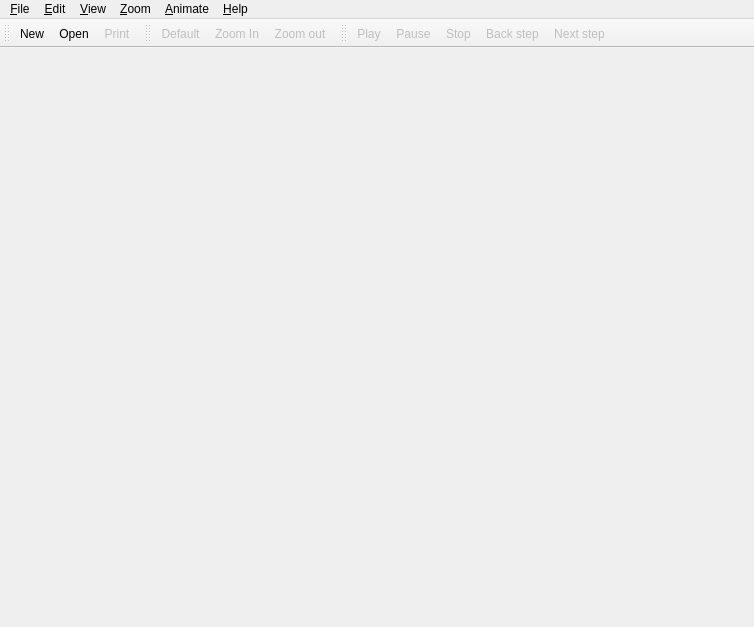
<?xml version="1.0" encoding="UTF-8"?>
<ui version="4.0">
 <class>HyperArt</class>
 <widget class="QMainWindow" name="HyperArt">
  <property name="geometry">
   <rect>
    <x>0</x>
    <y>0</y>
    <width>754</width>
    <height>627</height>
   </rect>
  </property>
  <property name="windowTitle">
   <string>HyperArt</string>
  </property>
  <widget class="QWidget" name="widget"/>
  <widget class="QToolBar" name="Toolbar">
   <property name="label" stdset="0">
    <string>File Tools</string>
   </property>
   <attribute name="toolBarArea">
    <enum>TopToolBarArea</enum>
   </attribute>
   <attribute name="toolBarBreak">
    <bool>false</bool>
   </attribute>
   <addaction name="fileNewAction"/>
   <addaction name="fileOpenAction"/>
   <addaction name="filePrintAction"/>
  </widget>
  <widget class="QToolBar" name="ZoomToolbar">
   <property name="label" stdset="0">
    <string>Zoom Tools</string>
   </property>
   <attribute name="toolBarArea">
    <enum>TopToolBarArea</enum>
   </attribute>
   <attribute name="toolBarBreak">
    <bool>false</bool>
   </attribute>
   <addaction name="zoomDefaultAction"/>
   <addaction name="zoomZoom_InAction"/>
   <addaction name="zoomZoom_outAction"/>
  </widget>
  <widget class="QToolBar" name="AnimateToolbar">
   <property name="label" stdset="0">
    <string>Animation Tools</string>
   </property>
   <attribute name="toolBarArea">
    <enum>TopToolBarArea</enum>
   </attribute>
   <attribute name="toolBarBreak">
    <bool>false</bool>
   </attribute>
   <addaction name="animatePlayAction"/>
   <addaction name="animatePauseAction"/>
   <addaction name="animateStopAction"/>
   <addaction name="animatePrevAction"/>
   <addaction name="animateNextAction"/>
  </widget>
  <widget class="QMenuBar" name="menubar">
   <property name="geometry">
    <rect>
     <x>0</x>
     <y>0</y>
     <width>754</width>
     <height>27</height>
    </rect>
   </property>
   <widget class="QMenu" name="fileMenu">
    <property name="title">
     <string>&amp;File</string>
    </property>
    <addaction name="fileNewAction"/>
    <addaction name="fileOpenAction"/>
    <addaction name="fileSaveAction"/>
    <addaction name="fileSaveAsAction"/>
    <addaction name="separator"/>
    <addaction name="filePrintAction"/>
    <addaction name="separator"/>
    <addaction name="fileExitAction"/>
   </widget>
   <widget class="QMenu" name="Edit">
    <property name="title">
     <string>&amp;Edit</string>
    </property>
    <widget class="QMenu" name="popupMenu_10">
     <property name="title">
      <string>&amp;Preferences</string>
     </property>
     <addaction name="editPreferencesNumber_of_LayersAction"/>
    </widget>
    <addaction name="separator"/>
    <addaction name="editPreferencesAction"/>
    <addaction name="popupMenu_10"/>
    <addaction name="separator"/>
    <addaction name="editUndoAction"/>
    <addaction name="editRedoAction"/>
    <addaction name="separator"/>
    <addaction name="editCutAction"/>
    <addaction name="editCopyAction"/>
    <addaction name="editPasteAction"/>
    <addaction name="separator"/>
    <addaction name="editFindAction"/>
    <addaction name="separator"/>
   </widget>
   <widget class="QMenu" name="View">
    <property name="title">
     <string>&amp;View</string>
    </property>
    <addaction name="viewToggle_FrameAction"/>
   </widget>
   <widget class="QMenu" name="Zoom">
    <property name="title">
     <string>&amp;Zoom</string>
    </property>
    <addaction name="zoomZoom_InAction"/>
    <addaction name="zoomZoom_outAction"/>
    <addaction name="zoomDefaultAction"/>
   </widget>
   <widget class="QMenu" name="Animate">
    <property name="title">
     <string>&amp;Animate</string>
    </property>
    <addaction name="animatePlayAction"/>
    <addaction name="animatePauseAction"/>
    <addaction name="animateStopAction"/>
    <addaction name="animatePrevAction"/>
    <addaction name="animateNextAction"/>
   </widget>
   <widget class="QMenu" name="helpMenu">
    <property name="title">
     <string>&amp;Help</string>
    </property>
    <addaction name="helpContentsAction"/>
    <addaction name="helpIndexAction"/>
    <addaction name="separator"/>
    <addaction name="helpAboutAction"/>
   </widget>
   <addaction name="fileMenu"/>
   <addaction name="Edit"/>
   <addaction name="View"/>
   <addaction name="Zoom"/>
   <addaction name="Animate"/>
   <addaction name="helpMenu"/>
  </widget>
  <action name="fileNewAction">
   <property name="icon">
    <iconset>
     <normaloff>butter.xpm</normaloff>butter.xpm</iconset>
   </property>
   <property name="text">
    <string>&amp;New</string>
   </property>
   <property name="iconText">
    <string>New</string>
   </property>
   <property name="shortcut">
    <string>Ctrl+N</string>
   </property>
   <property name="name" stdset="0">
    <cstring>fileNewAction</cstring>
   </property>
  </action>
  <action name="fileOpenAction">
   <property name="icon">
    <iconset>
     <normaloff>fileopen.xpm</normaloff>fileopen.xpm</iconset>
   </property>
   <property name="text">
    <string>&amp;Open...</string>
   </property>
   <property name="iconText">
    <string>Open</string>
   </property>
   <property name="shortcut">
    <string>Ctrl+O</string>
   </property>
   <property name="name" stdset="0">
    <cstring>fileOpenAction</cstring>
   </property>
  </action>
  <action name="fileSaveAction">
   <property name="enabled">
    <bool>false</bool>
   </property>
   <property name="icon">
    <iconset>
     <normaloff>filesave.xpm</normaloff>filesave.xpm</iconset>
   </property>
   <property name="text">
    <string>&amp;Save</string>
   </property>
   <property name="iconText">
    <string>Save</string>
   </property>
   <property name="shortcut">
    <string>Ctrl+S</string>
   </property>
   <property name="name" stdset="0">
    <cstring>fileSaveAction</cstring>
   </property>
  </action>
  <action name="fileSaveAsAction">
   <property name="enabled">
    <bool>false</bool>
   </property>
   <property name="text">
    <string>Save &amp;As...</string>
   </property>
   <property name="iconText">
    <string>Save As</string>
   </property>
   <property name="shortcut">
    <string/>
   </property>
   <property name="name" stdset="0">
    <cstring>fileSaveAsAction</cstring>
   </property>
  </action>
  <action name="filePrintAction">
   <property name="enabled">
    <bool>false</bool>
   </property>
   <property name="icon">
    <iconset>
     <normaloff>fileprint.xpm</normaloff>fileprint.xpm</iconset>
   </property>
   <property name="text">
    <string>&amp;Print...</string>
   </property>
   <property name="iconText">
    <string>Print</string>
   </property>
   <property name="shortcut">
    <string>Ctrl+P</string>
   </property>
   <property name="name" stdset="0">
    <cstring>filePrintAction</cstring>
   </property>
  </action>
  <action name="fileExitAction">
   <property name="text">
    <string>E&amp;xit</string>
   </property>
   <property name="iconText">
    <string>Exit</string>
   </property>
   <property name="shortcut">
    <string/>
   </property>
   <property name="name" stdset="0">
    <cstring>fileExitAction</cstring>
   </property>
  </action>
  <action name="editUndoAction">
   <property name="enabled">
    <bool>false</bool>
   </property>
   <property name="icon">
    <iconset>
     <normaloff>image5</normaloff>image5</iconset>
   </property>
   <property name="text">
    <string>&amp;Undo</string>
   </property>
   <property name="iconText">
    <string>Undo</string>
   </property>
   <property name="shortcut">
    <string>Ctrl+Z</string>
   </property>
   <property name="name" stdset="0">
    <cstring>editUndoAction</cstring>
   </property>
  </action>
  <action name="editRedoAction">
   <property name="enabled">
    <bool>false</bool>
   </property>
   <property name="icon">
    <iconset>
     <normaloff>image6</normaloff>image6</iconset>
   </property>
   <property name="text">
    <string>&amp;Redo</string>
   </property>
   <property name="iconText">
    <string>Redo</string>
   </property>
   <property name="shortcut">
    <string>Ctrl+Y</string>
   </property>
   <property name="name" stdset="0">
    <cstring>editRedoAction</cstring>
   </property>
  </action>
  <action name="editCutAction">
   <property name="enabled">
    <bool>false</bool>
   </property>
   <property name="icon">
    <iconset>
     <normaloff>image7</normaloff>image7</iconset>
   </property>
   <property name="text">
    <string>&amp;Cut</string>
   </property>
   <property name="iconText">
    <string>Cut</string>
   </property>
   <property name="shortcut">
    <string>Ctrl+X</string>
   </property>
   <property name="name" stdset="0">
    <cstring>editCutAction</cstring>
   </property>
  </action>
  <action name="editCopyAction">
   <property name="enabled">
    <bool>false</bool>
   </property>
   <property name="icon">
    <iconset>
     <normaloff>image8</normaloff>image8</iconset>
   </property>
   <property name="text">
    <string>C&amp;opy</string>
   </property>
   <property name="iconText">
    <string>Copy</string>
   </property>
   <property name="shortcut">
    <string>Ctrl+C</string>
   </property>
   <property name="name" stdset="0">
    <cstring>editCopyAction</cstring>
   </property>
  </action>
  <action name="editPasteAction">
   <property name="enabled">
    <bool>false</bool>
   </property>
   <property name="icon">
    <iconset>
     <normaloff>image9</normaloff>image9</iconset>
   </property>
   <property name="text">
    <string>&amp;Paste</string>
   </property>
   <property name="iconText">
    <string>Paste</string>
   </property>
   <property name="shortcut">
    <string>Ctrl+V</string>
   </property>
   <property name="name" stdset="0">
    <cstring>editPasteAction</cstring>
   </property>
  </action>
  <action name="editFindAction">
   <property name="enabled">
    <bool>false</bool>
   </property>
   <property name="icon">
    <iconset>
     <normaloff>image10</normaloff>image10</iconset>
   </property>
   <property name="text">
    <string>&amp;Find...</string>
   </property>
   <property name="iconText">
    <string>Find</string>
   </property>
   <property name="shortcut">
    <string>Ctrl+F</string>
   </property>
   <property name="name" stdset="0">
    <cstring>editFindAction</cstring>
   </property>
  </action>
  <action name="helpContentsAction">
   <property name="enabled">
    <bool>false</bool>
   </property>
   <property name="text">
    <string>&amp;Contents...</string>
   </property>
   <property name="iconText">
    <string>Contents</string>
   </property>
   <property name="shortcut">
    <string/>
   </property>
   <property name="name" stdset="0">
    <cstring>helpContentsAction</cstring>
   </property>
  </action>
  <action name="helpIndexAction">
   <property name="enabled">
    <bool>false</bool>
   </property>
   <property name="text">
    <string>&amp;Index...</string>
   </property>
   <property name="iconText">
    <string>Index</string>
   </property>
   <property name="shortcut">
    <string/>
   </property>
   <property name="name" stdset="0">
    <cstring>helpIndexAction</cstring>
   </property>
  </action>
  <action name="helpAboutAction">
   <property name="text">
    <string>&amp;About</string>
   </property>
   <property name="iconText">
    <string>About</string>
   </property>
   <property name="shortcut">
    <string/>
   </property>
   <property name="name" stdset="0">
    <cstring>helpAboutAction</cstring>
   </property>
  </action>
  <action name="animatePlayAction">
   <property name="enabled">
    <bool>false</bool>
   </property>
   <property name="icon">
    <iconset>
     <normaloff>anim-play.xpm</normaloff>anim-play.xpm</iconset>
   </property>
   <property name="text">
    <string>&amp;Play</string>
   </property>
   <property name="iconText">
    <string>Play</string>
   </property>
   <property name="shortcut">
    <string>X</string>
   </property>
   <property name="name" stdset="0">
    <cstring>animatePlayAction</cstring>
   </property>
  </action>
  <action name="animatePauseAction">
   <property name="enabled">
    <bool>false</bool>
   </property>
   <property name="icon">
    <iconset>
     <normaloff>anim-pause.xpm</normaloff>anim-pause.xpm</iconset>
   </property>
   <property name="text">
    <string>P&amp;ause</string>
   </property>
   <property name="iconText">
    <string>Pause</string>
   </property>
   <property name="shortcut">
    <string>C</string>
   </property>
   <property name="name" stdset="0">
    <cstring>animatePauseAction</cstring>
   </property>
  </action>
  <action name="animateStopAction">
   <property name="enabled">
    <bool>false</bool>
   </property>
   <property name="icon">
    <iconset>
     <normaloff>anim-stop.xpm</normaloff>anim-stop.xpm</iconset>
   </property>
   <property name="text">
    <string>&amp;Stop</string>
   </property>
   <property name="iconText">
    <string>Stop</string>
   </property>
   <property name="shortcut">
    <string>V</string>
   </property>
   <property name="name" stdset="0">
    <cstring>animateStopAction</cstring>
   </property>
  </action>
  <action name="animatePrevAction">
   <property name="enabled">
    <bool>false</bool>
   </property>
   <property name="icon">
    <iconset>
     <normaloff>anim-prev.xpm</normaloff>anim-prev.xpm</iconset>
   </property>
   <property name="text">
    <string>&amp;Back step</string>
   </property>
   <property name="iconText">
    <string>Back step</string>
   </property>
   <property name="shortcut">
    <string>B</string>
   </property>
   <property name="name" stdset="0">
    <cstring>animatePrevAction</cstring>
   </property>
  </action>
  <action name="animateNextAction">
   <property name="enabled">
    <bool>false</bool>
   </property>
   <property name="icon">
    <iconset>
     <normaloff>anim-next.xpm</normaloff>anim-next.xpm</iconset>
   </property>
   <property name="text">
    <string>&amp;Next step</string>
   </property>
   <property name="iconText">
    <string>Next step</string>
   </property>
   <property name="shortcut">
    <string>N</string>
   </property>
   <property name="name" stdset="0">
    <cstring>animateNextAction</cstring>
   </property>
  </action>
  <action name="zoomZoom_InAction">
   <property name="enabled">
    <bool>false</bool>
   </property>
   <property name="icon">
    <iconset>
     <normaloff>zoom-in.xpm</normaloff>zoom-in.xpm</iconset>
   </property>
   <property name="text">
    <string>Zoom &amp;In</string>
   </property>
   <property name="iconText">
    <string>Zoom In</string>
   </property>
   <property name="shortcut">
    <string>=</string>
   </property>
   <property name="name" stdset="0">
    <cstring>zoomZoom_InAction</cstring>
   </property>
  </action>
  <action name="zoomZoom_outAction">
   <property name="enabled">
    <bool>false</bool>
   </property>
   <property name="icon">
    <iconset>
     <normaloff>zoom-out.xpm</normaloff>zoom-out.xpm</iconset>
   </property>
   <property name="text">
    <string>Zoom &amp;out</string>
   </property>
   <property name="iconText">
    <string>Zoom out</string>
   </property>
   <property name="shortcut">
    <string>-</string>
   </property>
   <property name="name" stdset="0">
    <cstring>zoomZoom_outAction</cstring>
   </property>
  </action>
  <action name="zoomDefaultAction">
   <property name="enabled">
    <bool>false</bool>
   </property>
   <property name="icon">
    <iconset>
     <normaloff>zoom-default.xpm</normaloff>zoom-default.xpm</iconset>
   </property>
   <property name="text">
    <string>&amp;Default</string>
   </property>
   <property name="iconText">
    <string>Default</string>
   </property>
   <property name="shortcut">
    <string>0</string>
   </property>
   <property name="name" stdset="0">
    <cstring>zoomDefaultAction</cstring>
   </property>
  </action>
  <action name="viewToggle_FrameAction">
   <property name="checkable">
    <bool>true</bool>
   </property>
   <property name="enabled">
    <bool>false</bool>
   </property>
   <property name="text">
    <string>&amp;Frame</string>
   </property>
   <property name="iconText">
    <string>Frame</string>
   </property>
   <property name="shortcut">
    <string>F</string>
   </property>
   <property name="name" stdset="0">
    <cstring>viewToggle_FrameAction</cstring>
   </property>
  </action>
  <action name="editPreferencesAction">
   <property name="text">
    <string>&amp;Preferences</string>
   </property>
   <property name="iconText">
    <string>Preferences</string>
   </property>
   <property name="name" stdset="0">
    <cstring>editPreferencesAction</cstring>
   </property>
  </action>
  <action name="editPreferencesNumber_of_LayersAction">
   <property name="enabled">
    <bool>false</bool>
   </property>
   <property name="text">
    <string>&amp;Number of Layers</string>
   </property>
   <property name="iconText">
    <string>Number of Layers</string>
   </property>
   <property name="shortcut">
    <string>L</string>
   </property>
   <property name="name" stdset="0">
    <cstring>editPreferencesNumber_of_LayersAction</cstring>
   </property>
  </action>
 </widget>
 <layoutdefault spacing="6" margin="11"/>
 <includes>
  <include location="local">diagram.h</include>
  <include location="global">QtPrintSupport/QPrinter</include>
  <include location="local">regularpgon.h</include>
  <include location="local">diagramview.h</include>
  <include location="local">poincareview.h</include>
  <include location="local">defs.h</include>
  <include location="global">qmessagebox.h</include>
  <include location="global">qinputdialog.h</include>
  <include location="local">datareader.h</include>
 </includes>
 <resources/>
 <connections>
  <connection>
   <sender>fileNewAction</sender>
   <signal>triggered()</signal>
   <receiver>HyperArt</receiver>
   <slot>fileNew()</slot>
   <hints>
    <hint type="sourcelabel">
     <x>-1</x>
     <y>-1</y>
    </hint>
    <hint type="destinationlabel">
     <x>20</x>
     <y>20</y>
    </hint>
   </hints>
  </connection>
  <connection>
   <sender>fileOpenAction</sender>
   <signal>triggered()</signal>
   <receiver>HyperArt</receiver>
   <slot>fileOpen()</slot>
   <hints>
    <hint type="sourcelabel">
     <x>-1</x>
     <y>-1</y>
    </hint>
    <hint type="destinationlabel">
     <x>20</x>
     <y>20</y>
    </hint>
   </hints>
  </connection>
  <connection>
   <sender>fileSaveAction</sender>
   <signal>triggered()</signal>
   <receiver>HyperArt</receiver>
   <slot>fileSave()</slot>
   <hints>
    <hint type="sourcelabel">
     <x>-1</x>
     <y>-1</y>
    </hint>
    <hint type="destinationlabel">
     <x>20</x>
     <y>20</y>
    </hint>
   </hints>
  </connection>
  <connection>
   <sender>fileSaveAsAction</sender>
   <signal>triggered()</signal>
   <receiver>HyperArt</receiver>
   <slot>fileSaveAs()</slot>
   <hints>
    <hint type="sourcelabel">
     <x>-1</x>
     <y>-1</y>
    </hint>
    <hint type="destinationlabel">
     <x>20</x>
     <y>20</y>
    </hint>
   </hints>
  </connection>
  <connection>
   <sender>filePrintAction</sender>
   <signal>triggered()</signal>
   <receiver>HyperArt</receiver>
   <slot>filePrint()</slot>
   <hints>
    <hint type="sourcelabel">
     <x>-1</x>
     <y>-1</y>
    </hint>
    <hint type="destinationlabel">
     <x>20</x>
     <y>20</y>
    </hint>
   </hints>
  </connection>
  <connection>
   <sender>fileExitAction</sender>
   <signal>triggered()</signal>
   <receiver>HyperArt</receiver>
   <slot>fileExit()</slot>
   <hints>
    <hint type="sourcelabel">
     <x>-1</x>
     <y>-1</y>
    </hint>
    <hint type="destinationlabel">
     <x>20</x>
     <y>20</y>
    </hint>
   </hints>
  </connection>
  <connection>
   <sender>editUndoAction</sender>
   <signal>triggered()</signal>
   <receiver>HyperArt</receiver>
   <slot>editUndo()</slot>
   <hints>
    <hint type="sourcelabel">
     <x>-1</x>
     <y>-1</y>
    </hint>
    <hint type="destinationlabel">
     <x>20</x>
     <y>20</y>
    </hint>
   </hints>
  </connection>
  <connection>
   <sender>editRedoAction</sender>
   <signal>triggered()</signal>
   <receiver>HyperArt</receiver>
   <slot>editRedo()</slot>
   <hints>
    <hint type="sourcelabel">
     <x>-1</x>
     <y>-1</y>
    </hint>
    <hint type="destinationlabel">
     <x>20</x>
     <y>20</y>
    </hint>
   </hints>
  </connection>
  <connection>
   <sender>editCutAction</sender>
   <signal>triggered()</signal>
   <receiver>HyperArt</receiver>
   <slot>editCut()</slot>
   <hints>
    <hint type="sourcelabel">
     <x>-1</x>
     <y>-1</y>
    </hint>
    <hint type="destinationlabel">
     <x>20</x>
     <y>20</y>
    </hint>
   </hints>
  </connection>
  <connection>
   <sender>editCopyAction</sender>
   <signal>triggered()</signal>
   <receiver>HyperArt</receiver>
   <slot>editCopy()</slot>
   <hints>
    <hint type="sourcelabel">
     <x>-1</x>
     <y>-1</y>
    </hint>
    <hint type="destinationlabel">
     <x>20</x>
     <y>20</y>
    </hint>
   </hints>
  </connection>
  <connection>
   <sender>editPasteAction</sender>
   <signal>triggered()</signal>
   <receiver>HyperArt</receiver>
   <slot>editPaste()</slot>
   <hints>
    <hint type="sourcelabel">
     <x>-1</x>
     <y>-1</y>
    </hint>
    <hint type="destinationlabel">
     <x>20</x>
     <y>20</y>
    </hint>
   </hints>
  </connection>
  <connection>
   <sender>editFindAction</sender>
   <signal>triggered()</signal>
   <receiver>HyperArt</receiver>
   <slot>editFind()</slot>
   <hints>
    <hint type="sourcelabel">
     <x>-1</x>
     <y>-1</y>
    </hint>
    <hint type="destinationlabel">
     <x>20</x>
     <y>20</y>
    </hint>
   </hints>
  </connection>
  <connection>
   <sender>helpIndexAction</sender>
   <signal>triggered()</signal>
   <receiver>HyperArt</receiver>
   <slot>helpIndex()</slot>
   <hints>
    <hint type="sourcelabel">
     <x>-1</x>
     <y>-1</y>
    </hint>
    <hint type="destinationlabel">
     <x>20</x>
     <y>20</y>
    </hint>
   </hints>
  </connection>
  <connection>
   <sender>helpContentsAction</sender>
   <signal>triggered()</signal>
   <receiver>HyperArt</receiver>
   <slot>helpContents()</slot>
   <hints>
    <hint type="sourcelabel">
     <x>-1</x>
     <y>-1</y>
    </hint>
    <hint type="destinationlabel">
     <x>20</x>
     <y>20</y>
    </hint>
   </hints>
  </connection>
  <connection>
   <sender>helpAboutAction</sender>
   <signal>triggered()</signal>
   <receiver>HyperArt</receiver>
   <slot>helpAbout()</slot>
   <hints>
    <hint type="sourcelabel">
     <x>-1</x>
     <y>-1</y>
    </hint>
    <hint type="destinationlabel">
     <x>20</x>
     <y>20</y>
    </hint>
   </hints>
  </connection>
  <connection>
   <sender>animatePlayAction</sender>
   <signal>triggered()</signal>
   <receiver>HyperArt</receiver>
   <slot>animatePlay()</slot>
   <hints>
    <hint type="sourcelabel">
     <x>-1</x>
     <y>-1</y>
    </hint>
    <hint type="destinationlabel">
     <x>20</x>
     <y>20</y>
    </hint>
   </hints>
  </connection>
  <connection>
   <sender>animatePauseAction</sender>
   <signal>triggered()</signal>
   <receiver>HyperArt</receiver>
   <slot>animatePause()</slot>
   <hints>
    <hint type="sourcelabel">
     <x>-1</x>
     <y>-1</y>
    </hint>
    <hint type="destinationlabel">
     <x>20</x>
     <y>20</y>
    </hint>
   </hints>
  </connection>
  <connection>
   <sender>animateStopAction</sender>
   <signal>triggered()</signal>
   <receiver>HyperArt</receiver>
   <slot>animateStop()</slot>
   <hints>
    <hint type="sourcelabel">
     <x>-1</x>
     <y>-1</y>
    </hint>
    <hint type="destinationlabel">
     <x>20</x>
     <y>20</y>
    </hint>
   </hints>
  </connection>
  <connection>
   <sender>animateNextAction</sender>
   <signal>triggered()</signal>
   <receiver>HyperArt</receiver>
   <slot>animateNext()</slot>
   <hints>
    <hint type="sourcelabel">
     <x>-1</x>
     <y>-1</y>
    </hint>
    <hint type="destinationlabel">
     <x>20</x>
     <y>20</y>
    </hint>
   </hints>
  </connection>
  <connection>
   <sender>animatePrevAction</sender>
   <signal>triggered()</signal>
   <receiver>HyperArt</receiver>
   <slot>animatePrev()</slot>
   <hints>
    <hint type="sourcelabel">
     <x>-1</x>
     <y>-1</y>
    </hint>
    <hint type="destinationlabel">
     <x>20</x>
     <y>20</y>
    </hint>
   </hints>
  </connection>
  <connection>
   <sender>viewToggle_FrameAction</sender>
   <signal>toggled(bool)</signal>
   <receiver>HyperArt</receiver>
   <slot>viewToggle_FrameAction_toggled(bool)</slot>
   <hints>
    <hint type="sourcelabel">
     <x>-1</x>
     <y>-1</y>
    </hint>
    <hint type="destinationlabel">
     <x>20</x>
     <y>20</y>
    </hint>
   </hints>
  </connection>
  <connection>
   <sender>zoomDefaultAction</sender>
   <signal>triggered()</signal>
   <receiver>HyperArt</receiver>
   <slot>zoomDefaultAction_activated()</slot>
   <hints>
    <hint type="sourcelabel">
     <x>-1</x>
     <y>-1</y>
    </hint>
    <hint type="destinationlabel">
     <x>20</x>
     <y>20</y>
    </hint>
   </hints>
  </connection>
  <connection>
   <sender>zoomZoom_InAction</sender>
   <signal>triggered()</signal>
   <receiver>HyperArt</receiver>
   <slot>zoomZoom_InAction_activated()</slot>
   <hints>
    <hint type="sourcelabel">
     <x>-1</x>
     <y>-1</y>
    </hint>
    <hint type="destinationlabel">
     <x>20</x>
     <y>20</y>
    </hint>
   </hints>
  </connection>
  <connection>
   <sender>zoomZoom_outAction</sender>
   <signal>triggered()</signal>
   <receiver>HyperArt</receiver>
   <slot>zoomZoom_outAction_activated()</slot>
   <hints>
    <hint type="sourcelabel">
     <x>-1</x>
     <y>-1</y>
    </hint>
    <hint type="destinationlabel">
     <x>20</x>
     <y>20</y>
    </hint>
   </hints>
  </connection>
  <connection>
   <sender>editPreferencesNumber_of_LayersAction</sender>
   <signal>triggered()</signal>
   <receiver>HyperArt</receiver>
   <slot>editPreferencesNumber_of_LayersAction_activated()</slot>
   <hints>
    <hint type="sourcelabel">
     <x>-1</x>
     <y>-1</y>
    </hint>
    <hint type="destinationlabel">
     <x>20</x>
     <y>20</y>
    </hint>
   </hints>
  </connection>
 </connections>
</ui>
